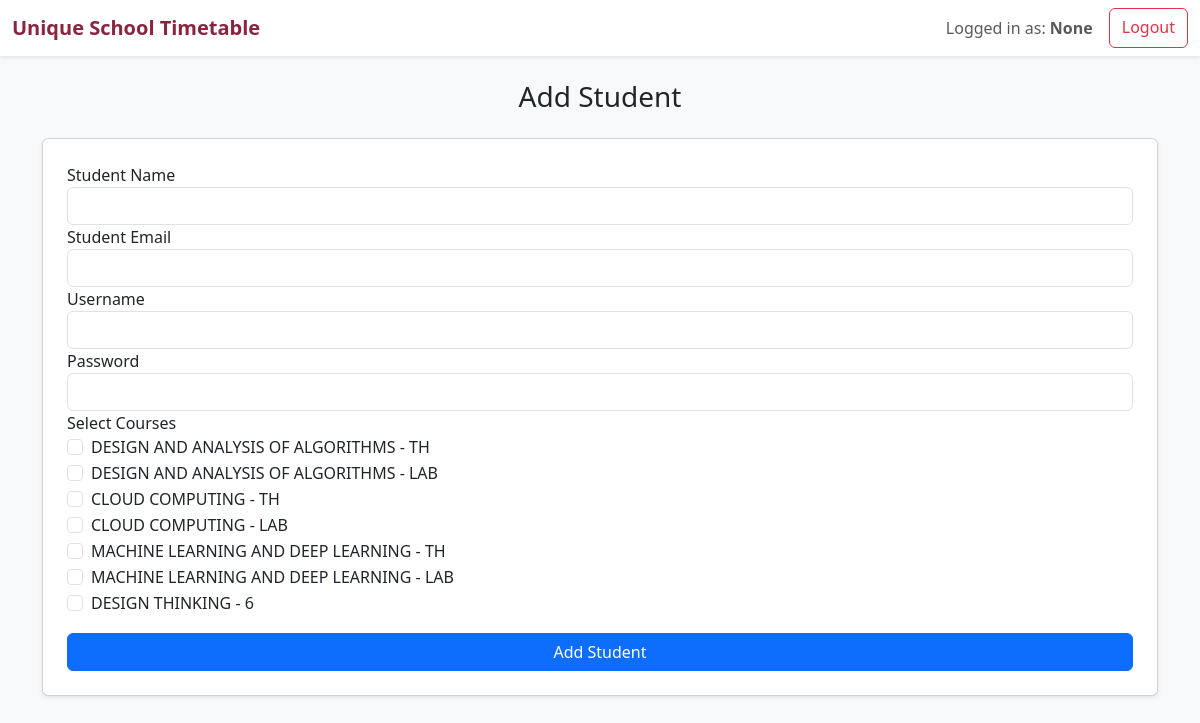
The page /manage/student/add (signed in) on the database its author committed.
### models/user.py (models this page shows, shortened)
class User(UserMixin, db.Model):
    __tablename__ = 'users'
    id = db.Column(db.Integer, primary_key=True)
    username = db.Column(db.String(50), unique=True, nullable=False)
    password = db.Column(db.String(255), nullable=False)
    role = db.Column(PgEnum(UserRole), nullable=False)
    name = db.Column(db.String(100), nullable=True)
    email = db.Column(db.String(120), unique=True)
    phone = db.Column(db.String(15))

### models/course.py (models this page shows)
class Course(db.Model):
    __tablename__ = 'courses'
    id = db.Column(db.Integer, primary_key=True)
    name = db.Column(db.String(100), nullable=False)
    credits = db.Column(db.Integer, nullable=False)
    type = db.Column(db.Enum('Lecture', 'Lab', 'Seminar', name='course_type'), nullable=False)
    subject_hours = db.Column(db.Integer, nullable=False)
    description = db.Column(db.String(255), nullable=True)

### routes/management.py (the view, shortened to what this page needs)
@management_bp.route('/student/add', methods=['GET', 'POST'])
def add_student():
    all_courses = Course.query.all()
    return render_template('management/add_student.html', courses=all_courses)

### routes/management.py (called while the page is built)
@management_bp.before_request
@login_required
def restrict_to_admin():
    if current_user.role != UserRole.ADMIN:
        return "Unauthorized", 403

### templates/management/add_student.html (shortened to what this page needs)
{% extends 'layout.html' %}
{% block content %}
<div class="container mt-4">
    <h3 class="mb-4 text-center">Add Student</h3>
    <form method="POST" class="card p-4 shadow-sm mb-4">
        <div class="form-group">
            <label for="name">Student Name</label>
            <input type="text" class="form-control" name="name" id="name" required>
        </div>
        <div class="form-group">
            <label for="email">Student Email</label>
            <input type="email" class="form-control" name="email" id="email" required>
        </div>
        <div class="form-group">
            <label for="username">Username</label>
            <input type="text" class="form-control" name="username" id="username" required>
        </div>
        <div class="form-group">
            <label for="password">Password</label>
            <input type="password" class="form-control" name="password" id="password" required>
        </div>
        <div class="form-group">
            <label for="courses">Select Courses</label><br>
            {% for course in courses %}
                <div class="form-check">
                    <input class="form-check-input" type="checkbox" name="courses" value="{{ course.id }}" id="course{{ course.id }}">
                    <label class="form-check-label" for="course{{ course.id }}">
                        {{ course.name }}
                    </label>
                </div>
            {% endfor %}
        </div>
        <button type="submit" class="btn btn-primary mt-3">Add Student</button>
    </form>
</div>
{% endblock %}

### templates/layout.html (shortened to what this page needs)
<!DOCTYPE html>
<html lang="en">
<head>
    <link href="https://cdn.jsdelivr.net/npm/bootstrap@5.3.2/dist/css/bootstrap.min.css" rel="stylesheet">
</head>
<body>
    <nav class="navbar navbar-expand-lg navbar-light bg-white shadow-sm">
        <div class="container-fluid">
            <a class="navbar-brand" href="{{ url_for('dashboard.home') }}">Unique School Timetable</a>
            <div class="d-flex">
                {% if current_user.is_authenticated %}
                    <span class="navbar-text me-3">Logged in as: <strong>{{ current_user.name }}</strong></span>
                    <a class="btn btn-outline-danger" href="{{ url_for('auth.logout') }}">Logout</a>
                {% endif %}
            </div>
        </div>
    </nav>
    <main>
        {% block content %}{% endblock %}
    </main>
</body>
</html>

### templates/layout.html (style rules this page uses)
body { background-color: #f8f9fa; }
.navbar-brand { font-weight: bold; color: #89253e !important; }

### rows shown on the page
User: name "None"
Course: name "DESIGN AND ANALYSIS OF ALGORITHMS - TH"
Course: name "DESIGN AND ANALYSIS OF ALGORITHMS - LAB"
Course: name "CLOUD COMPUTING - TH"
Course: name "CLOUD COMPUTING - LAB"
Course: name "MACHINE LEARNING AND DEEP LEARNING - TH"
Course: name "MACHINE LEARNING AND DEEP LEARNING - LAB"
Course: name "DESIGN THINKING - 6"
